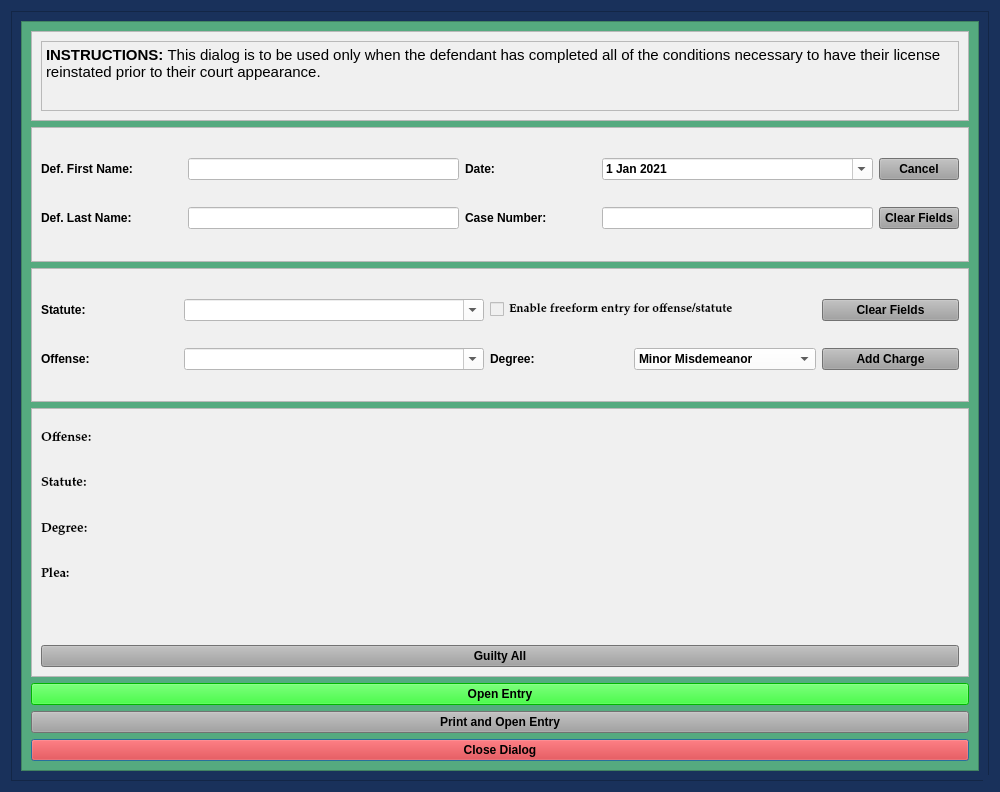
<?xml version="1.0" encoding="UTF-8"?>
<ui version="4.0">
 <class>LeapPleaShortDialog</class>
 <widget class="QDialog" name="LeapPleaShortDialog">
  <property name="windowModality">
   <enum>Qt::NonModal</enum>
  </property>
  <property name="geometry">
   <rect>
    <x>0</x>
    <y>0</y>
    <width>1000</width>
    <height>792</height>
   </rect>
  </property>
  <property name="sizePolicy">
   <sizepolicy hsizetype="Fixed" vsizetype="Preferred">
    <horstretch>0</horstretch>
    <verstretch>0</verstretch>
   </sizepolicy>
  </property>
  <property name="minimumSize">
   <size>
    <width>0</width>
    <height>0</height>
   </size>
  </property>
  <property name="maximumSize">
   <size>
    <width>2500</width>
    <height>3500</height>
   </size>
  </property>
  <property name="palette">
   <palette>
    <active>
     <colorrole role="Button">
      <brush brushstyle="SolidPattern">
       <color alpha="255">
        <red>25</red>
        <green>49</green>
        <blue>91</blue>
       </color>
      </brush>
     </colorrole>
     <colorrole role="Base">
      <brush brushstyle="SolidPattern">
       <color alpha="255">
        <red>25</red>
        <green>49</green>
        <blue>91</blue>
       </color>
      </brush>
     </colorrole>
     <colorrole role="Window">
      <brush brushstyle="SolidPattern">
       <color alpha="255">
        <red>25</red>
        <green>49</green>
        <blue>91</blue>
       </color>
      </brush>
     </colorrole>
    </active>
    <inactive>
     <colorrole role="Button">
      <brush brushstyle="SolidPattern">
       <color alpha="255">
        <red>25</red>
        <green>49</green>
        <blue>91</blue>
       </color>
      </brush>
     </colorrole>
     <colorrole role="Base">
      <brush brushstyle="SolidPattern">
       <color alpha="255">
        <red>25</red>
        <green>49</green>
        <blue>91</blue>
       </color>
      </brush>
     </colorrole>
     <colorrole role="Window">
      <brush brushstyle="SolidPattern">
       <color alpha="255">
        <red>25</red>
        <green>49</green>
        <blue>91</blue>
       </color>
      </brush>
     </colorrole>
    </inactive>
    <disabled>
     <colorrole role="Button">
      <brush brushstyle="SolidPattern">
       <color alpha="255">
        <red>25</red>
        <green>49</green>
        <blue>91</blue>
       </color>
      </brush>
     </colorrole>
     <colorrole role="Base">
      <brush brushstyle="SolidPattern">
       <color alpha="255">
        <red>25</red>
        <green>49</green>
        <blue>91</blue>
       </color>
      </brush>
     </colorrole>
     <colorrole role="Window">
      <brush brushstyle="SolidPattern">
       <color alpha="255">
        <red>25</red>
        <green>49</green>
        <blue>91</blue>
       </color>
      </brush>
     </colorrole>
    </disabled>
   </palette>
  </property>
  <property name="font">
   <font>
    <family>Palatino Linotype</family>
    <pointsize>10</pointsize>
    <weight>75</weight>
    <italic>false</italic>
    <bold>true</bold>
   </font>
  </property>
  <property name="windowTitle">
   <string>Leap Plea Pre-Court Completion Case Information</string>
  </property>
  <property name="toolTip">
   <string/>
  </property>
  <property name="styleSheet">
   <string notr="true">background-color: rgb(25, 49, 91);
font: 75 10pt &quot;Palatino Linotype&quot;;
font-weight: bold;</string>
  </property>
  <property name="sizeGripEnabled">
   <bool>true</bool>
  </property>
  <property name="modal">
   <bool>true</bool>
  </property>
  <layout class="QVBoxLayout" name="verticalLayout" stretch="2">
   <item>
    <widget class="QFrame" name="frame_4">
     <property name="styleSheet">
      <string notr="true">background-color: rgb(25, 49, 91);</string>
     </property>
     <property name="frameShape">
      <enum>QFrame::StyledPanel</enum>
     </property>
     <property name="frameShadow">
      <enum>QFrame::Raised</enum>
     </property>
     <layout class="QGridLayout" name="gridLayout_4">
      <item row="0" column="0">
       <widget class="QScrollArea" name="scrollArea">
        <property name="focusPolicy">
         <enum>Qt::NoFocus</enum>
        </property>
        <property name="styleSheet">
         <string notr="true">background-color: rgb(85, 170, 127);</string>
        </property>
        <property name="widgetResizable">
         <bool>true</bool>
        </property>
        <widget class="QWidget" name="scrollAreaWidgetContents">
         <property name="geometry">
          <rect>
           <x>0</x>
           <y>0</y>
           <width>960</width>
           <height>752</height>
          </rect>
         </property>
         <layout class="QGridLayout" name="gridLayout_5" rowstretch="1,2,2,4,1,0,0,0">
          <item row="7" column="0">
           <widget class="QPushButton" name="close_dialog_Button">
            <property name="styleSheet">
             <string notr="true">background-color: rgb(255, 0, 0);</string>
            </property>
            <property name="text">
             <string>Close Dialog</string>
            </property>
           </widget>
          </item>
          <item row="3" column="0">
           <widget class="QFrame" name="frame_6">
            <property name="styleSheet">
             <string notr="true">background-color: rgb(240, 240, 240);</string>
            </property>
            <property name="frameShape">
             <enum>QFrame::StyledPanel</enum>
            </property>
            <property name="frameShadow">
             <enum>QFrame::Raised</enum>
            </property>
            <layout class="QGridLayout" name="gridLayout_3">
             <item row="1" column="0">
              <widget class="QPushButton" name="guilty_all_Button">
               <property name="focusPolicy">
                <enum>Qt::NoFocus</enum>
               </property>
               <property name="styleSheet">
                <string notr="true">background-color: rgb(160, 160, 160);</string>
               </property>
               <property name="text">
                <string>Guilty All</string>
               </property>
              </widget>
             </item>
             <item row="0" column="0">
              <layout class="QGridLayout" name="charges_gridLayout">
               <item row="1" column="0">
                <widget class="QLabel" name="label_20">
                 <property name="font">
                  <font>
                   <family>Palatino Linotype</family>
                   <pointsize>10</pointsize>
                   <weight>75</weight>
                   <italic>false</italic>
                   <bold>true</bold>
                  </font>
                 </property>
                 <property name="text">
                  <string>Statute:</string>
                 </property>
                </widget>
               </item>
               <item row="2" column="0">
                <widget class="QLabel" name="label_21">
                 <property name="font">
                  <font>
                   <family>Palatino Linotype</family>
                   <pointsize>10</pointsize>
                   <weight>75</weight>
                   <italic>false</italic>
                   <bold>true</bold>
                  </font>
                 </property>
                 <property name="text">
                  <string>Degree:</string>
                 </property>
                </widget>
               </item>
               <item row="3" column="0">
                <widget class="QLabel" name="plea_label_1">
                 <property name="font">
                  <font>
                   <family>Palatino Linotype</family>
                   <pointsize>10</pointsize>
                   <weight>75</weight>
                   <italic>false</italic>
                   <bold>true</bold>
                  </font>
                 </property>
                 <property name="text">
                  <string>Plea:</string>
                 </property>
                </widget>
               </item>
               <item row="0" column="0">
                <widget class="QLabel" name="offense_label_1">
                 <property name="font">
                  <font>
                   <family>Palatino Linotype</family>
                   <pointsize>10</pointsize>
                   <weight>75</weight>
                   <italic>false</italic>
                   <bold>true</bold>
                  </font>
                 </property>
                 <property name="text">
                  <string>Offense:</string>
                 </property>
                 <property name="wordWrap">
                  <bool>true</bool>
                 </property>
                </widget>
               </item>
               <item row="4" column="0">
                <widget class="QLabel" name="label_4">
                 <property name="text">
                  <string/>
                 </property>
                </widget>
               </item>
              </layout>
             </item>
            </layout>
           </widget>
          </item>
          <item row="1" column="0">
           <widget class="QFrame" name="frame_3">
            <property name="styleSheet">
             <string notr="true">background-color: rgb(240, 240, 240);</string>
            </property>
            <property name="frameShape">
             <enum>QFrame::StyledPanel</enum>
            </property>
            <property name="frameShadow">
             <enum>QFrame::Raised</enum>
            </property>
            <layout class="QGridLayout" name="gridLayout">
             <item row="0" column="0">
              <widget class="QLabel" name="label">
               <property name="minimumSize">
                <size>
                 <width>141</width>
                 <height>0</height>
                </size>
               </property>
               <property name="text">
                <string>Def. First Name:</string>
               </property>
              </widget>
             </item>
             <item row="0" column="1">
              <widget class="QLineEdit" name="defendant_first_name_lineEdit">
               <property name="maximumSize">
                <size>
                 <width>500</width>
                 <height>16777215</height>
                </size>
               </property>
               <property name="styleSheet">
                <string notr="true">background-color: rgb(255, 255, 255);</string>
               </property>
              </widget>
             </item>
             <item row="0" column="2">
              <widget class="QLabel" name="label_26">
               <property name="text">
                <string>Date:</string>
               </property>
              </widget>
             </item>
             <item row="0" column="3">
              <widget class="QDateEdit" name="plea_trial_date">
               <property name="focusPolicy">
                <enum>Qt::NoFocus</enum>
               </property>
               <property name="styleSheet">
                <string notr="true">background-color: rgb(255, 255, 255);</string>
               </property>
               <property name="minimumDate">
                <date>
                 <year>2021</year>
                 <month>1</month>
                 <day>1</day>
                </date>
               </property>
               <property name="calendarPopup">
                <bool>true</bool>
               </property>
               <property name="date">
                <date>
                 <year>2021</year>
                 <month>1</month>
                 <day>1</day>
                </date>
               </property>
              </widget>
             </item>
             <item row="0" column="4">
              <widget class="QPushButton" name="cancel_Button">
               <property name="focusPolicy">
                <enum>Qt::NoFocus</enum>
               </property>
               <property name="styleSheet">
                <string notr="true">background-color: rgb(160, 160, 160);</string>
               </property>
               <property name="text">
                <string>Cancel</string>
               </property>
              </widget>
             </item>
             <item row="1" column="0">
              <widget class="QLabel" name="label_2">
               <property name="minimumSize">
                <size>
                 <width>141</width>
                 <height>0</height>
                </size>
               </property>
               <property name="text">
                <string>Def. Last Name:</string>
               </property>
              </widget>
             </item>
             <item row="1" column="1">
              <widget class="QLineEdit" name="defendant_last_name_lineEdit">
               <property name="enabled">
                <bool>true</bool>
               </property>
               <property name="styleSheet">
                <string notr="true">background-color: rgb(255, 255, 255);</string>
               </property>
              </widget>
             </item>
             <item row="1" column="2">
              <widget class="QLabel" name="label_3">
               <property name="minimumSize">
                <size>
                 <width>131</width>
                 <height>0</height>
                </size>
               </property>
               <property name="text">
                <string>Case Number:</string>
               </property>
              </widget>
             </item>
             <item row="1" column="3">
              <widget class="QLineEdit" name="case_number_lineEdit">
               <property name="maximumSize">
                <size>
                 <width>500</width>
                 <height>16777215</height>
                </size>
               </property>
               <property name="styleSheet">
                <string notr="true">background-color: rgb(255, 255, 255);</string>
               </property>
              </widget>
             </item>
             <item row="1" column="4">
              <widget class="QPushButton" name="clear_fields_case_Button">
               <property name="focusPolicy">
                <enum>Qt::NoFocus</enum>
               </property>
               <property name="styleSheet">
                <string notr="true">background-color: rgb(160, 160, 160);</string>
               </property>
               <property name="text">
                <string>Clear Fields</string>
               </property>
              </widget>
             </item>
            </layout>
           </widget>
          </item>
          <item row="2" column="0">
           <widget class="QFrame" name="frame">
            <property name="styleSheet">
             <string notr="true">background-color: rgb(240, 240, 240);</string>
            </property>
            <property name="frameShape">
             <enum>QFrame::StyledPanel</enum>
            </property>
            <property name="frameShadow">
             <enum>QFrame::Raised</enum>
            </property>
            <layout class="QGridLayout" name="gridLayout_2">
             <item row="0" column="0">
              <widget class="QLabel" name="label_6">
               <property name="text">
                <string>Statute:</string>
               </property>
              </widget>
             </item>
             <item row="0" column="1">
              <widget class="QComboBox" name="statute_choice_box">
               <property name="enabled">
                <bool>true</bool>
               </property>
               <property name="minimumSize">
                <size>
                 <width>300</width>
                 <height>0</height>
                </size>
               </property>
               <property name="focusPolicy">
                <enum>Qt::WheelFocus</enum>
               </property>
               <property name="styleSheet">
                <string notr="true">background-color: rgb(255, 255, 255);</string>
               </property>
               <property name="editable">
                <bool>true</bool>
               </property>
              </widget>
             </item>
             <item row="0" column="2" colspan="2">
              <widget class="QCheckBox" name="freeform_entry_checkBox">
               <property name="font">
                <font>
                 <family>Palatino Linotype</family>
                 <pointsize>9</pointsize>
                 <weight>9</weight>
                 <italic>false</italic>
                 <bold>false</bold>
                </font>
               </property>
               <property name="focusPolicy">
                <enum>Qt::NoFocus</enum>
               </property>
               <property name="styleSheet">
                <string notr="true">font: 75 9pt &quot;Palatino Linotype&quot;;</string>
               </property>
               <property name="text">
                <string>Enable freeform entry for offense/statute</string>
               </property>
              </widget>
             </item>
             <item row="0" column="4">
              <widget class="QPushButton" name="clear_fields_charge_Button">
               <property name="focusPolicy">
                <enum>Qt::NoFocus</enum>
               </property>
               <property name="styleSheet">
                <string notr="true">background-color: rgb(160, 160, 160);</string>
               </property>
               <property name="text">
                <string>Clear Fields</string>
               </property>
              </widget>
             </item>
             <item row="1" column="0">
              <widget class="QLabel" name="label_15">
               <property name="text">
                <string>Offense:</string>
               </property>
              </widget>
             </item>
             <item row="1" column="1">
              <widget class="QComboBox" name="offense_choice_box">
               <property name="minimumSize">
                <size>
                 <width>300</width>
                 <height>0</height>
                </size>
               </property>
               <property name="styleSheet">
                <string notr="true">background-color: rgb(255, 255, 255);</string>
               </property>
               <property name="editable">
                <bool>true</bool>
               </property>
              </widget>
             </item>
             <item row="1" column="2">
              <widget class="QLabel" name="label_23">
               <property name="text">
                <string>Degree:</string>
               </property>
              </widget>
             </item>
             <item row="1" column="3">
              <widget class="QComboBox" name="degree_choice_box">
               <property name="enabled">
                <bool>true</bool>
               </property>
               <property name="focusPolicy">
                <enum>Qt::NoFocus</enum>
               </property>
               <property name="styleSheet">
                <string notr="true">background-color: rgb(255, 255, 255);</string>
               </property>
               <item>
                <property name="text">
                 <string>Minor Misdemeanor</string>
                </property>
               </item>
               <item>
                <property name="text">
                 <string>M1</string>
                </property>
               </item>
               <item>
                <property name="text">
                 <string>M2</string>
                </property>
               </item>
               <item>
                <property name="text">
                 <string>M3</string>
                </property>
               </item>
               <item>
                <property name="text">
                 <string>M4</string>
                </property>
               </item>
               <item>
                <property name="text">
                 <string>Unclassified Misdemeanor</string>
                </property>
               </item>
              </widget>
             </item>
             <item row="1" column="4">
              <widget class="QPushButton" name="add_charge_Button">
               <property name="styleSheet">
                <string notr="true">background-color: rgb(160, 160, 160);</string>
               </property>
               <property name="text">
                <string>Add Charge</string>
               </property>
              </widget>
             </item>
            </layout>
           </widget>
          </item>
          <item row="0" column="0">
           <widget class="QFrame" name="frame_2">
            <property name="styleSheet">
             <string notr="true">background-color: rgb(240, 240, 240);</string>
            </property>
            <property name="frameShape">
             <enum>QFrame::StyledPanel</enum>
            </property>
            <property name="frameShadow">
             <enum>QFrame::Raised</enum>
            </property>
            <layout class="QVBoxLayout" name="verticalLayout_3">
             <item>
              <widget class="QTextBrowser" name="textBrowser">
               <property name="focusPolicy">
                <enum>Qt::NoFocus</enum>
               </property>
               <property name="html">
                <string>&lt;!DOCTYPE HTML PUBLIC &quot;-//W3C//DTD HTML 4.0//EN&quot; &quot;http://www.w3.org/TR/REC-html40/strict.dtd&quot;&gt;
&lt;html&gt;&lt;head&gt;&lt;meta name=&quot;qrichtext&quot; content=&quot;1&quot; /&gt;&lt;style type=&quot;text/css&quot;&gt;
p, li { white-space: pre-wrap; }
&lt;/style&gt;&lt;/head&gt;&lt;body style=&quot; font-family:'Palatino Linotype'; font-size:10pt; font-weight:600; font-style:normal;&quot;&gt;
&lt;p style=&quot; margin-top:0px; margin-bottom:0px; margin-left:0px; margin-right:0px; -qt-block-indent:0; text-indent:0px;&quot;&gt;&lt;span style=&quot; font-size:11pt;&quot;&gt;INSTRUCTIONS: &lt;/span&gt;&lt;span style=&quot; font-size:11pt; font-weight:400;&quot;&gt;This dialog is to be used only when the defendant has completed all of the conditions necessary to have their license reinstated prior to their court appearance. &lt;/span&gt;&lt;/p&gt;&lt;/body&gt;&lt;/html&gt;</string>
               </property>
              </widget>
             </item>
            </layout>
           </widget>
          </item>
          <item row="5" column="0">
           <widget class="QPushButton" name="print_entry_Button">
            <property name="styleSheet">
             <string notr="true">background-color: rgb(160, 160, 160);</string>
            </property>
            <property name="text">
             <string>Print and Open Entry</string>
            </property>
           </widget>
          </item>
          <item row="4" column="0">
           <widget class="QPushButton" name="create_entry_Button">
            <property name="styleSheet">
             <string notr="true">background-color: rgb(0, 255, 0);</string>
            </property>
            <property name="text">
             <string>Open Entry</string>
            </property>
            <property name="autoDefault">
             <bool>false</bool>
            </property>
           </widget>
          </item>
         </layout>
        </widget>
       </widget>
      </item>
     </layout>
    </widget>
   </item>
  </layout>
 </widget>
 <tabstops>
  <tabstop>defendant_first_name_lineEdit</tabstop>
  <tabstop>defendant_last_name_lineEdit</tabstop>
  <tabstop>case_number_lineEdit</tabstop>
  <tabstop>statute_choice_box</tabstop>
  <tabstop>offense_choice_box</tabstop>
  <tabstop>add_charge_Button</tabstop>
  <tabstop>scrollArea</tabstop>
  <tabstop>textBrowser</tabstop>
 </tabstops>
 <resources/>
 <connections/>
 <slots>
  <slot>create_entry()</slot>
  <slot>continue_dialog()</slot>
  <slot>close_window()</slot>
  <slot>set_dialog()</slot>
  <slot>update_case_information()</slot>
  <slot>ovi_dialog()</slot>
  <slot>sentencing_dialog()</slot>
  <slot>proceed_to_sentencing()</slot>
  <slot>proceed_to_ovi()</slot>
  <slot>add_charge()</slot>
  <slot>set_statute()</slot>
  <slot>set_pay_date()</slot>
  <slot>amend_offense()</slot>
  <slot>set_offense()</slot>
  <slot>add_charge_to_view()</slot>
  <slot>delete_charge()</slot>
  <slot>delete_charge_from_view()</slot>
  <slot>close_event()</slot>
  <slot>set_fra_in_file()</slot>
  <slot>set_fra_in_court()</slot>
  <slot>start_add_conditions_dialog()</slot>
  <slot>start_amend_offense_dialog()</slot>
 </slots>
</ui>
